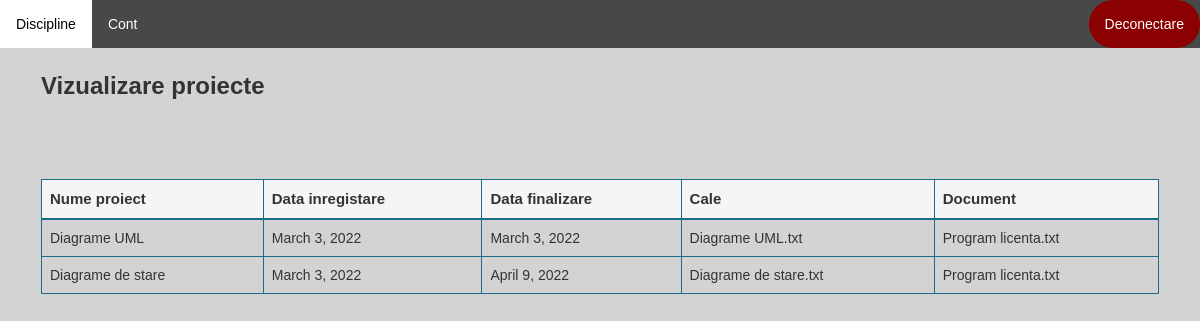
Page /vizualizare-disciplina/1/vizualizare-proiecte/ (signed in) on the committed database.
### application/models.py (models this page shows)
class Proiect(models.Model):
    id = models.AutoField(primary_key=True)
    nume = models.CharField(max_length=100)
    data_inregistrare = models.DateField(auto_now_add=True)
    data_finalizare = models.DateField()
    profesor = models.ForeignKey(User, on_delete=models.CASCADE)
    disciplina = models.ForeignKey(Disciplina, on_delete=models.CASCADE, null=True)
    document = models.CharField(max_length=100, null=True)
    cale = models.CharField(max_length=100, default=None)

### application/decorators.py (the view)
        def wrapper_func(request, *args, **kwargs):
            user_groups = list()
            for group in request.user.groups.all():
                user_groups.append(group.name)
            if allowed_roles[0] in user_groups:
                return view_func(request, *args, **kwargs)
            else:
                return redirect('dashboard')

### application/functions.py (called while the page is built)
def get_user_info(request):
    user = request.user
    user_groups = [group.name for group in user.groups.all()]
    if 'admin' in user_groups:
        user_type = 'admin'
    elif 'studenti' in user_groups:
        user_type = 'student'
    else:
        user_type = 'profesor'
    out = {'user': user,
           'user_groups': user_groups,
           'user_type': user_type
           }
    return out

def create_context(request=None, extract_user_info=True):
    if extract_user_info and not request:
        raise ValueError("request must be set if extract_user_info is True")
    out = {}
    if extract_user_info:
        out.update(get_user_info(request))
    return out

### application/views.py (called while the page is built)
@allowed_users(allowed_roles=['profesori'])
@login_required(login_url='login')
def vizualizareProiecte(request, pk):
    context = create_context(request)
    proiecte = Proiect.objects.all()
    disciplina = Disciplina.objects.get(pk=pk)
    if request.method == 'POST':
        return redirect('vizualizareDisciplina')
    context['proiecte'] = proiecte
    context['disciplina'] = disciplina
    return render(request, 'application/vizualizare_proiecte.html', context)

### application/templates/application/vizualizare_proiecte.html (shortened to what this page needs)
{% extends 'application/main_layout_application.html' %}
{% load static %}
{% block article %}
        <h3><b>Vizualizare proiecte</b></h3><br>
        <div class="table-wrapper-scroll-y custom-scrollbar" style="margin-top: 50px">
            <table class="table table-bordered" id="myTable" style="border-color: #1b6d85">
                <thead style="background-color: whitesmoke; border-color: #1b6d85; font-size: 15px">
                <tr  style="border-color: #1b6d85">
                    <th  style="border-color: #1b6d85">Nume proiect</th>
                    <th  style="border-color: #1b6d85">Data inregistare</th>
                    <th  style="border-color: #1b6d85">Data finalizare</th>
                    <th  style="border-color: #1b6d85">Cale</th>
                    <th  style="border-color: #1b6d85">Document</th>
                </tr>
                </thead>
                <tbody>
                {% for proiect in proiecte %}
                    {% if proiect.disciplina.id is disciplina.id %}
                    <tr class="tr">
                        <td  style="border-color: #1b6d85">{{ proiect.nume }}</td>
                        <td  style="border-color: #1b6d85">{{ proiect.data_inregistrare }}</td>
                        <td  style="border-color: #1b6d85">{{ proiect.data_finalizare }}</td>
                        <td  style="border-color: #1b6d85">{{ proiect.cale }}</td>
                        <td  style="border-color: #1b6d85">{{ proiect.document }}</td>
                    </tr>
                    {% endif %}
                {% endfor %}
                </tbody>
            </table>
        </div>
{% endblock %}

### application/static/application/main_layout_application.css (style rules this page uses)
body { font-family: Arial, Helvetica, sans-serif; }
body { margin: 0; background-color: lightgray; font-family: Arial, Helvetica, sans-serif; }

### rows in the picture
Proiect: nume "Diagrame UML", data_inregistrare "March 3, 2022", data_finalizare "March 3, 2022", cale "Diagrame UML.txt", document "Program licenta.txt"
Proiect: nume "Diagrame de stare", data_inregistrare "March 3, 2022", data_finalizare "April 9, 2022", cale "Diagrame de stare.txt", document "Program licenta.txt"
